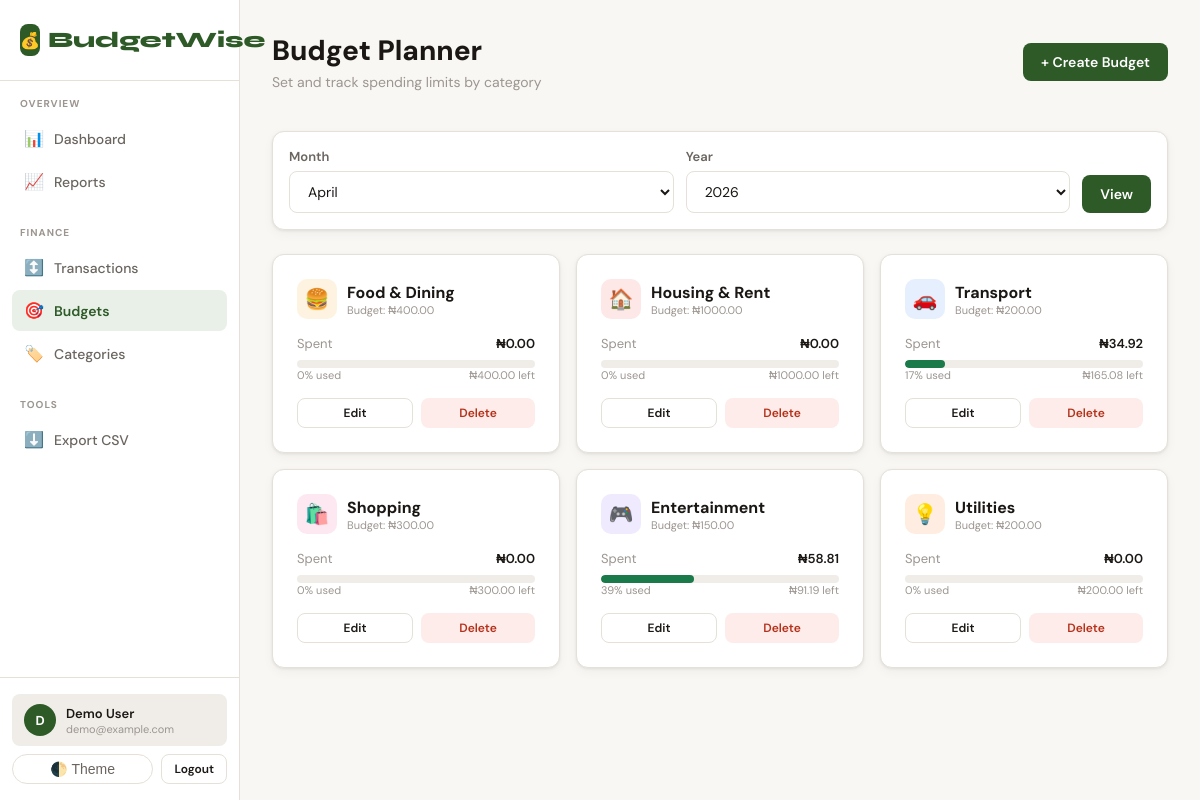
Page /budgets/ (signed in) on the committed database.
### core/models.py (models this page shows, shortened)
class Budget(models.Model):
    user = models.ForeignKey(User, on_delete=models.CASCADE, related_name='budgets')
    category = models.ForeignKey(Category, on_delete=models.CASCADE, related_name='budgets')
    amount = models.DecimalField(max_digits=12, decimal_places=2, validators=[MinValueValidator(Decimal('0.01'))])
    month = models.IntegerField()
    year = models.IntegerField()
    created_at = models.DateTimeField(auto_now_add=True)
    updated_at = models.DateTimeField(auto_now=True)
    class Meta:
        unique_together = ['user', 'category', 'month', 'year']
        ordering = ['-year', '-month']
    def get_spent(self):
        from django.db.models import Sum
        result = Transaction.objects.filter(
            user=self.user, category=self.category,
            transaction_type='expense', date__month=self.month, date__year=self.year,
        ).aggregate(total=Sum('amount'))
        return result['total'] or Decimal('0')
    def get_percentage(self):
        spent = self.get_spent()
        if self.amount == 0:
            return 0
        return min(int((spent / self.amount) * 100), 100)
    def get_remaining(self):
        return self.amount - self.get_spent()
    def get_status(self):
        pct = self.get_percentage()
        if pct >= 100:
            return 'danger'
        elif pct >= 75:
            return 'warning'
        return 'safe'

class Category(models.Model):
    TYPE_CHOICES = [
        ('income', 'Income'),
        ('expense', 'Expense'),
        ('both', 'Both'),
    ]
    user = models.ForeignKey(User, on_delete=models.CASCADE, null=True, blank=True)
    name = models.CharField(max_length=100)
    icon = models.CharField(max_length=10, default='💸')
    color = models.CharField(max_length=7, default='#6366f1')
    category_type = models.CharField(max_length=10, choices=TYPE_CHOICES, default='both')
    is_default = models.BooleanField(default=False)
    created_at = models.DateTimeField(auto_now_add=True)
    class Meta:
        verbose_name_plural = "Categories"
        ordering = ['name']

### core/views.py (the view)
# urls.py: path('budgets/', views.budget_list, name='budget_list'),
@login_required
def budget_list(request):
    now = timezone.now()
    month = int(request.GET.get('month', now.month))
    year = int(request.GET.get('year', now.year))
    budgets = Budget.objects.filter(user=request.user, month=month, year=year).select_related('category')
    budget_data = []
    for b in budgets:
        spent = b.get_spent()
        budget_data.append({
            'budget': b, 'spent': spent,
            'percentage': b.get_percentage(), 'status': b.get_status(),
            'remaining': b.get_remaining(),
        })
    months = [(i, date(2000, i, 1).strftime('%B')) for i in range(1, 13)]
    return render(request, 'core/budgets/list.html', {
        'budget_data': budget_data,
        'months': months,
        'selected_month': month,
        'selected_year': year,
        'years': range(now.year - 2, now.year + 2),
    })

### templates/core/budgets/list.html (shortened to what this page needs)
{% extends "base.html" %}
{% block header %}
<div class="flex-between mb-4">
  <div>
    <div class="page-title">Budget Planner</div>
    <div class="page-subtitle">Set and track spending limits by category</div>
  </div>
  <a href="{% url 'budget_create' %}" class="btn btn-primary">+ Create Budget</a>
</div>
{% endblock %}
{% block content %}
<form method="get" class="card mb-6" style="padding:16px;">
  <div class="flex gap-3" style="align-items:flex-end;flex-wrap:wrap;">
    <div style="flex:1;min-width:140px;">
      <label class="form-label">Month</label>
      <select name="month" class="form-control">
        {% for m_num, m_name in months %}
        <option value="{{ m_num }}" {% if m_num == selected_month %}selected{% endif %}>{{ m_name }}</option>
        {% endfor %}
      </select>
    </div>
    <div style="flex:1;min-width:100px;">
      <label class="form-label">Year</label>
      <select name="year" class="form-control">
        {% for y in years %}<option value="{{ y }}" {% if y == selected_year %}selected{% endif %}>{{ y }}</option>{% endfor %}
      </select>
    </div>
    <button type="submit" class="btn btn-primary">View</button>
  </div>
</form>
{% if budget_data %}
<div class="grid-auto">
  {% for b in budget_data %}
  <div class="card" style="position:relative;">
    <div style="display:flex;align-items:center;gap:10px;margin-bottom:16px;">
      <div style="width:40px;height:40px;background:{{ b.budget.category.color }}20;border-radius:10px;display:flex;align-items:center;justify-content:center;font-size:20px;">
        {{ b.budget.category.icon }}
      </div>
      <div>
        <div class="fw-700">{{ b.budget.category.name }}</div>
        <div class="text-xs text-muted">Budget: ₦{{ b.budget.amount|floatformat:2 }}</div>
      </div>
    </div>
    <div class="flex-between text-sm mb-1">
      <span class="text-muted">Spent</span>
      <span class="fw-600 {% if b.status == 'danger' %}text-expense{% elif b.status == 'warning' %}text-warning{% endif %}">
        ₦{{ b.spent|floatformat:2 }}
      </span>
    </div>
    <div class="progress mb-2">
      <div class="progress-bar {{ b.status }}" style="width:{{ b.percentage }}%"></div>
    </div>
    <div class="flex-between text-xs text-muted">
      <span>{{ b.percentage }}% used</span>
      <span>{% if b.remaining >= 0 %}₦{{ b.remaining|floatformat:2 }} left{% else %}₦{{ b.remaining|floatformat:2|slice:"1:" }} over budget{% endif %}</span>
    </div>
    <div class="flex gap-2 mt-4">
      <a href="{% url 'budget_edit' b.budget.pk %}" class="btn btn-outline btn-sm" style="flex:1;justify-content:center;">Edit</a>
      <a href="{% url 'budget_delete' b.budget.pk %}" class="btn btn-sm" style="flex:1;justify-content:center;background:var(--expense-bg);color:var(--expense);">Delete</a>
    </div>
  </div>
  {% endfor %}
</div>
{% else %}
<div class="empty-state">
  <div class="empty-icon">&#127919;</div>
  <p>No budgets set for this period</p>
  <a href="{% url 'budget_create' %}" class="btn btn-primary">Create Your First Budget</a>
</div>
{% endif %}
{% endblock %}

### templates/base.html (shortened to what this page needs)
<!DOCTYPE html>
<html lang="en" data-theme="light">
<head>
</head>
<body>
{% if user.is_authenticated %}
<div class="app-layout">
  <aside class="sidebar" id="sidebar">
    <div class="sidebar-logo">
      <div class="logo-mark">
        <div class="logo-icon">💰</div>
        BudgetWise
      </div>
    </div>
    <nav class="sidebar-nav">
      <div class="nav-section">
        <div class="nav-section-label">Overview</div>
        <a href="{% url 'dashboard' %}" class="nav-item {% if request.resolver_match.url_name == 'dashboard' %}active{% endif %}">
          <span class="nav-icon">📊</span> Dashboard
        </a>
        <a href="{% url 'reports' %}" class="nav-item {% if request.resolver_match.url_name == 'reports' %}active{% endif %}">
          <span class="nav-icon">📈</span> Reports
        </a>
      </div>
      <div class="nav-section">
        <div class="nav-section-label">Finance</div>
        <a href="{% url 'transaction_list' %}" class="nav-item {% if 'transaction' in request.resolver_match.url_name %}active{% endif %}">
          <span class="nav-icon">↕️</span> Transactions
        </a>
        <a href="{% url 'budget_list' %}" class="nav-item {% if 'budget' in request.resolver_match.url_name %}active{% endif %}">
          <span class="nav-icon">🎯</span> Budgets
        </a>
        <a href="{% url 'category_list' %}" class="nav-item {% if 'category' in request.resolver_match.url_name %}active{% endif %}">
          <span class="nav-icon">🏷️</span> Categories
        </a>
      </div>
      <div class="nav-section">
        <div class="nav-section-label">Tools</div>
        <a href="{% url 'export_csv' %}" class="nav-item">
          <span class="nav-icon">⬇️</span> Export CSV
        </a>
      </div>
    </nav>
    <div class="sidebar-footer">
      <div class="user-chip" style="margin-bottom:8px;">
        <div class="user-avatar">{{ user.username|first|upper }}</div>
        <div>
          <div class="user-name">{{ user.get_full_name|default:user.username }}</div>
          <div class="user-email">{{ user.email|truncatechars:22 }}</div>
        </div>
      </div>
      <div class="flex gap-2">
        <button class="theme-toggle" onclick="toggleTheme()" style="flex:1;">🌓 Theme</button>
        <a href="{% url 'logout' %}" class="btn btn-outline btn-sm">Logout</a>
      </div>
    </div>
  </aside>
  <div class="main-content">
    <div class="page-header">
      {% block header %}{% endblock %}
    </div>
    <div class="page-body">
      {% block content %}{% endblock %}
    </div>
  </div>
</div>
{% else %}
{% block auth_content %}{% endblock %}
{% endif %}
</body>
</html>

### rows in the picture
Budget: budget.category.icon "🍔", budget.category.name "Food & Dining", budget.amount "400.00", spent "0.00", percentage "0", remaining "400.00"
Budget: budget.category.icon "🏠", budget.category.name "Housing & Rent", budget.amount "1000.00", spent "0.00", percentage "0", remaining "1000.00"
Budget: budget.category.icon "🚗", budget.category.name "Transport", budget.amount "200.00", spent "34.92", percentage "17", remaining "165.08"
Budget: budget.category.icon "🛍️", budget.category.name "Shopping", budget.amount "300.00", spent "0.00", percentage "0", remaining "300.00"
Budget: budget.category.icon "🎮", budget.category.name "Entertainment", budget.amount "150.00", spent "58.81", percentage "39", remaining "91.19"
Budget: budget.category.icon "💡", budget.category.name "Utilities", budget.amount "200.00", spent "0.00", percentage "0", remaining "200.00"

### other values in the picture
{{ user.username|first|upper }} "D"
{{ user.get_full_name|default:user.username }} "Demo User"
{{ user.email|truncatechars:22 }} "demo@example.com"
form field month "April"
form field year "2026"
